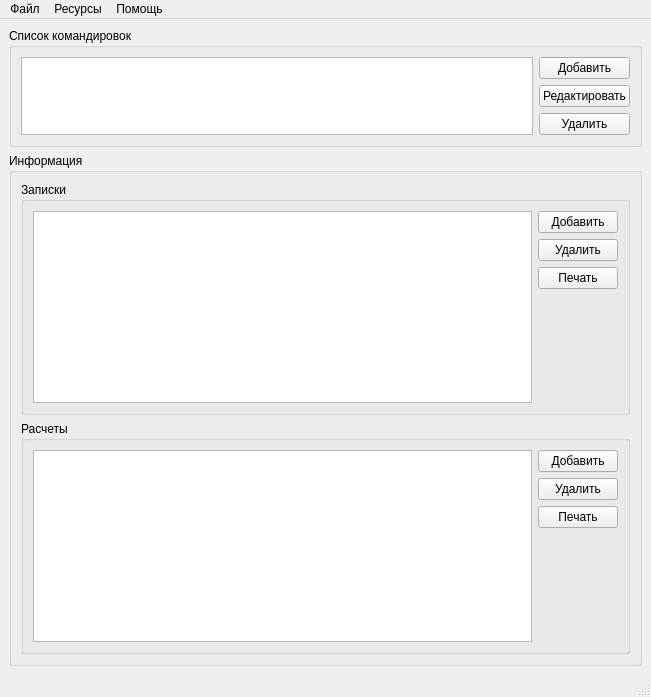
<?xml version="1.0" encoding="UTF-8"?>
<ui version="4.0">
 <class>MainWindow</class>
 <widget class="QMainWindow" name="MainWindow">
  <property name="geometry">
   <rect>
    <x>0</x>
    <y>0</y>
    <width>651</width>
    <height>641</height>
   </rect>
  </property>
  <property name="windowTitle">
   <string>MainWindow</string>
  </property>
  <widget class="QWidget" name="centralwidget">
   <layout class="QVBoxLayout" name="verticalLayout_4">
    <item>
     <widget class="QGroupBox" name="groupBox_4">
      <property name="title">
       <string>Список командировок</string>
      </property>
      <layout class="QHBoxLayout" name="horizontalLayout">
       <item>
        <widget class="QTableView" name="komandTableView"/>
       </item>
       <item>
        <layout class="QVBoxLayout" name="verticalLayout">
         <item>
          <widget class="QPushButton" name="pushButton">
           <property name="text">
            <string>Добавить</string>
           </property>
          </widget>
         </item>
         <item>
          <widget class="QPushButton" name="pushButton_3">
           <property name="text">
            <string>Редактировать</string>
           </property>
          </widget>
         </item>
         <item>
          <widget class="QPushButton" name="pushButton_2">
           <property name="text">
            <string>Удалить</string>
           </property>
          </widget>
         </item>
         <item>
          <spacer name="verticalSpacer">
           <property name="orientation">
            <enum>Qt::Vertical</enum>
           </property>
           <property name="sizeHint" stdset="0">
            <size>
             <width>20</width>
             <height>40</height>
            </size>
           </property>
          </spacer>
         </item>
        </layout>
       </item>
      </layout>
     </widget>
    </item>
    <item>
     <widget class="QGroupBox" name="groupBox">
      <property name="sizePolicy">
       <sizepolicy hsizetype="MinimumExpanding" vsizetype="MinimumExpanding">
        <horstretch>0</horstretch>
        <verstretch>0</verstretch>
       </sizepolicy>
      </property>
      <property name="title">
       <string>Информация</string>
      </property>
      <layout class="QVBoxLayout" name="verticalLayout_5">
       <item>
        <widget class="QGroupBox" name="groupBox_2">
         <property name="title">
          <string>Записки</string>
         </property>
         <layout class="QHBoxLayout" name="horizontalLayout_2">
          <item>
           <widget class="QTableView" name="servrecTableView"/>
          </item>
          <item>
           <layout class="QVBoxLayout" name="verticalLayout_3">
            <item>
             <widget class="QPushButton" name="addSlTaskButton">
              <property name="text">
               <string>Добавить</string>
              </property>
             </widget>
            </item>
            <item>
             <widget class="QPushButton" name="delSlTaskButton">
              <property name="text">
               <string>Удалить</string>
              </property>
             </widget>
            </item>
            <item>
             <widget class="QPushButton" name="printSlTaskButton">
              <property name="text">
               <string>Печать</string>
              </property>
             </widget>
            </item>
            <item>
             <spacer name="verticalSpacer_2">
              <property name="orientation">
               <enum>Qt::Vertical</enum>
              </property>
              <property name="sizeHint" stdset="0">
               <size>
                <width>20</width>
                <height>40</height>
               </size>
              </property>
             </spacer>
            </item>
           </layout>
          </item>
         </layout>
        </widget>
       </item>
       <item>
        <widget class="QGroupBox" name="groupBox_3">
         <property name="title">
          <string>Расчеты</string>
         </property>
         <layout class="QHBoxLayout" name="horizontalLayout_3">
          <item>
           <widget class="QTableView" name="tableView_2"/>
          </item>
          <item>
           <layout class="QVBoxLayout" name="verticalLayout_2">
            <item>
             <widget class="QPushButton" name="addAccountButton">
              <property name="text">
               <string>Добавить</string>
              </property>
             </widget>
            </item>
            <item>
             <widget class="QPushButton" name="delAccountButton">
              <property name="text">
               <string>Удалить</string>
              </property>
             </widget>
            </item>
            <item>
             <widget class="QPushButton" name="printAccountButton">
              <property name="text">
               <string>Печать</string>
              </property>
             </widget>
            </item>
            <item>
             <spacer name="verticalSpacer_3">
              <property name="orientation">
               <enum>Qt::Vertical</enum>
              </property>
              <property name="sizeHint" stdset="0">
               <size>
                <width>20</width>
                <height>40</height>
               </size>
              </property>
             </spacer>
            </item>
           </layout>
          </item>
         </layout>
        </widget>
       </item>
      </layout>
     </widget>
    </item>
   </layout>
  </widget>
  <widget class="QMenuBar" name="menubar">
   <property name="geometry">
    <rect>
     <x>0</x>
     <y>0</y>
     <width>651</width>
     <height>25</height>
    </rect>
   </property>
   <widget class="QMenu" name="menu">
    <property name="title">
     <string>Файл</string>
    </property>
    <addaction name="action"/>
    <addaction name="action_2"/>
    <addaction name="action_3"/>
    <addaction name="action_4"/>
    <addaction name="separator"/>
    <addaction name="quit"/>
   </widget>
   <widget class="QMenu" name="menu_2">
    <property name="title">
     <string>Помощь</string>
    </property>
    <addaction name="action_7"/>
   </widget>
   <widget class="QMenu" name="menu_3">
    <property name="title">
     <string>Ресурсы</string>
    </property>
    <addaction name="depts"/>
    <addaction name="groups"/>
    <addaction name="positions"/>
    <addaction name="employees"/>
   </widget>
   <addaction name="menu"/>
   <addaction name="menu_3"/>
   <addaction name="menu_2"/>
  </widget>
  <widget class="QStatusBar" name="statusbar"/>
  <action name="action">
   <property name="text">
    <string>Открыть</string>
   </property>
  </action>
  <action name="action_2">
   <property name="text">
    <string>Создать</string>
   </property>
  </action>
  <action name="action_3">
   <property name="text">
    <string>Сохранить</string>
   </property>
  </action>
  <action name="action_4">
   <property name="text">
    <string>Сохранить как</string>
   </property>
  </action>
  <action name="quit">
   <property name="text">
    <string>Выйти</string>
   </property>
  </action>
  <action name="action_7">
   <property name="text">
    <string>О программе</string>
   </property>
  </action>
  <action name="groups">
   <property name="text">
    <string>Группы</string>
   </property>
  </action>
  <action name="employees">
   <property name="text">
    <string>Работники</string>
   </property>
  </action>
  <action name="positions">
   <property name="text">
    <string>Позиции</string>
   </property>
  </action>
  <action name="depts">
   <property name="text">
    <string>Службы</string>
   </property>
  </action>
  <action name="records">
   <property name="text">
    <string>Записки</string>
   </property>
  </action>
  <action name="counts">
   <property name="text">
    <string>Расчеты</string>
   </property>
  </action>
 </widget>
 <resources/>
 <connections>
  <connection>
   <sender>pushButton_2</sender>
   <signal>clicked()</signal>
   <receiver>MainWindow</receiver>
   <slot>delKomand()</slot>
   <hints>
    <hint type="sourcelabel">
     <x>631</x>
     <y>152</y>
    </hint>
    <hint type="destinationlabel">
     <x>647</x>
     <y>170</y>
    </hint>
   </hints>
  </connection>
  <connection>
   <sender>pushButton</sender>
   <signal>clicked()</signal>
   <receiver>MainWindow</receiver>
   <slot>addKommand()</slot>
   <hints>
    <hint type="sourcelabel">
     <x>631</x>
     <y>86</y>
    </hint>
    <hint type="destinationlabel">
     <x>648</x>
     <y>76</y>
    </hint>
   </hints>
  </connection>
  <connection>
   <sender>delSlTaskButton</sender>
   <signal>clicked()</signal>
   <receiver>MainWindow</receiver>
   <slot>delSlTask()</slot>
   <hints>
    <hint type="sourcelabel">
     <x>586</x>
     <y>273</y>
    </hint>
    <hint type="destinationlabel">
     <x>650</x>
     <y>292</y>
    </hint>
   </hints>
  </connection>
  <connection>
   <sender>printSlTaskButton</sender>
   <signal>clicked()</signal>
   <receiver>MainWindow</receiver>
   <slot>printSlTask()</slot>
   <hints>
    <hint type="sourcelabel">
     <x>583</x>
     <y>307</y>
    </hint>
    <hint type="destinationlabel">
     <x>648</x>
     <y>345</y>
    </hint>
   </hints>
  </connection>
  <connection>
   <sender>addAccountButton</sender>
   <signal>clicked()</signal>
   <receiver>MainWindow</receiver>
   <slot>addAccount()</slot>
   <hints>
    <hint type="sourcelabel">
     <x>596</x>
     <y>446</y>
    </hint>
    <hint type="destinationlabel">
     <x>647</x>
     <y>440</y>
    </hint>
   </hints>
  </connection>
  <connection>
   <sender>delAccountButton</sender>
   <signal>clicked()</signal>
   <receiver>MainWindow</receiver>
   <slot>delAccount()</slot>
   <hints>
    <hint type="sourcelabel">
     <x>575</x>
     <y>476</y>
    </hint>
    <hint type="destinationlabel">
     <x>647</x>
     <y>482</y>
    </hint>
   </hints>
  </connection>
  <connection>
   <sender>printAccountButton</sender>
   <signal>clicked()</signal>
   <receiver>MainWindow</receiver>
   <slot>printAccount()</slot>
   <hints>
    <hint type="sourcelabel">
     <x>594</x>
     <y>508</y>
    </hint>
    <hint type="destinationlabel">
     <x>647</x>
     <y>515</y>
    </hint>
   </hints>
  </connection>
  <connection>
   <sender>addSlTaskButton</sender>
   <signal>clicked()</signal>
   <receiver>MainWindow</receiver>
   <slot>addSlTask()</slot>
   <hints>
    <hint type="sourcelabel">
     <x>611</x>
     <y>246</y>
    </hint>
    <hint type="destinationlabel">
     <x>646</x>
     <y>250</y>
    </hint>
   </hints>
  </connection>
 </connections>
 <slots>
  <slot>addKommand()</slot>
  <slot>delKomand()</slot>
  <slot>addSlTask()</slot>
  <slot>delSlTask()</slot>
  <slot>printSlTask()</slot>
  <slot>addAccount()</slot>
  <slot>delAccount()</slot>
  <slot>printAccount()</slot>
 </slots>
</ui>
